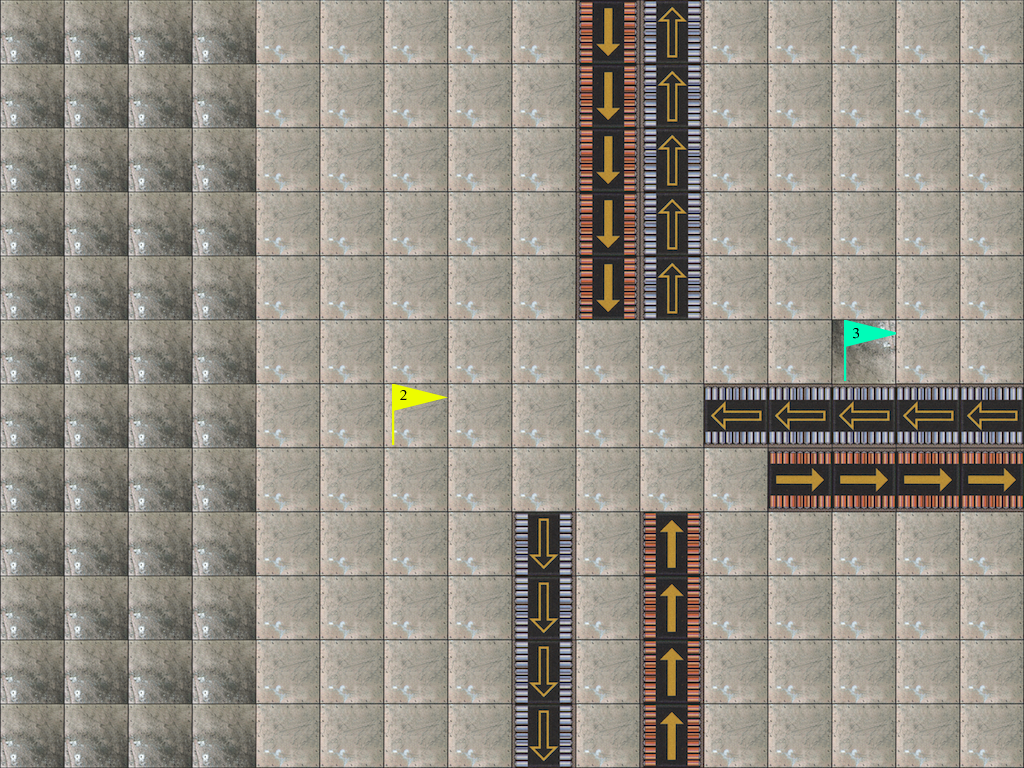

A level layout from a 2D game, rendered from its tile map. Below: a short description, then the map file with its tile-grid data intact:
An orthogonal 16x12 tile map with 64x64 px tiles, 1 tile layer (Tile Layer 1), 2 tilesets.

<map version="1.2" tiledversion="1.2.2" orientation="orthogonal" renderorder="right-down" width="16" height="12" tilewidth="64" tileheight="64" infinite="0" nextlayerid="2" nextobjectid="1">
 <tileset firstgid="1" source="Dunn_Roamin.board.tsx" />
 <tileset firstgid="145" source="Dunn_board2.tsx" />
 <layer id="1" name="Tile Layer 1" width="16" height="12">
  <data encoding="csv">
277,277,277,277,1,1,1,1,1,150,151,1,1,1,1,1,
277,277,277,277,1,1,1,1,1,150,151,1,1,1,1,1,
277,277,277,277,1,1,1,1,1,150,151,1,1,1,1,1,
277,277,277,277,1,1,1,1,1,150,151,1,1,1,1,1,
277,277,277,277,1,1,1,1,1,150,151,1,1,1,1,1,
277,277,277,277,1,1,1,1,1,1,1,1,1,154,1,1,
277,277,277,277,1,1,153,1,1,1,1,216,216,216,216,216,
277,277,277,277,1,1,1,1,1,1,1,1,228,228,228,228,
277,277,277,277,1,1,1,1,282,1,283,1,1,1,1,1,
277,277,277,277,1,1,1,1,282,1,283,1,1,1,1,1,
277,277,277,277,1,1,1,1,282,1,283,1,1,1,1,1,
277,277,277,277,1,1,1,1,282,1,283,1,1,1,1,1
</data>
 </layer>
</map>